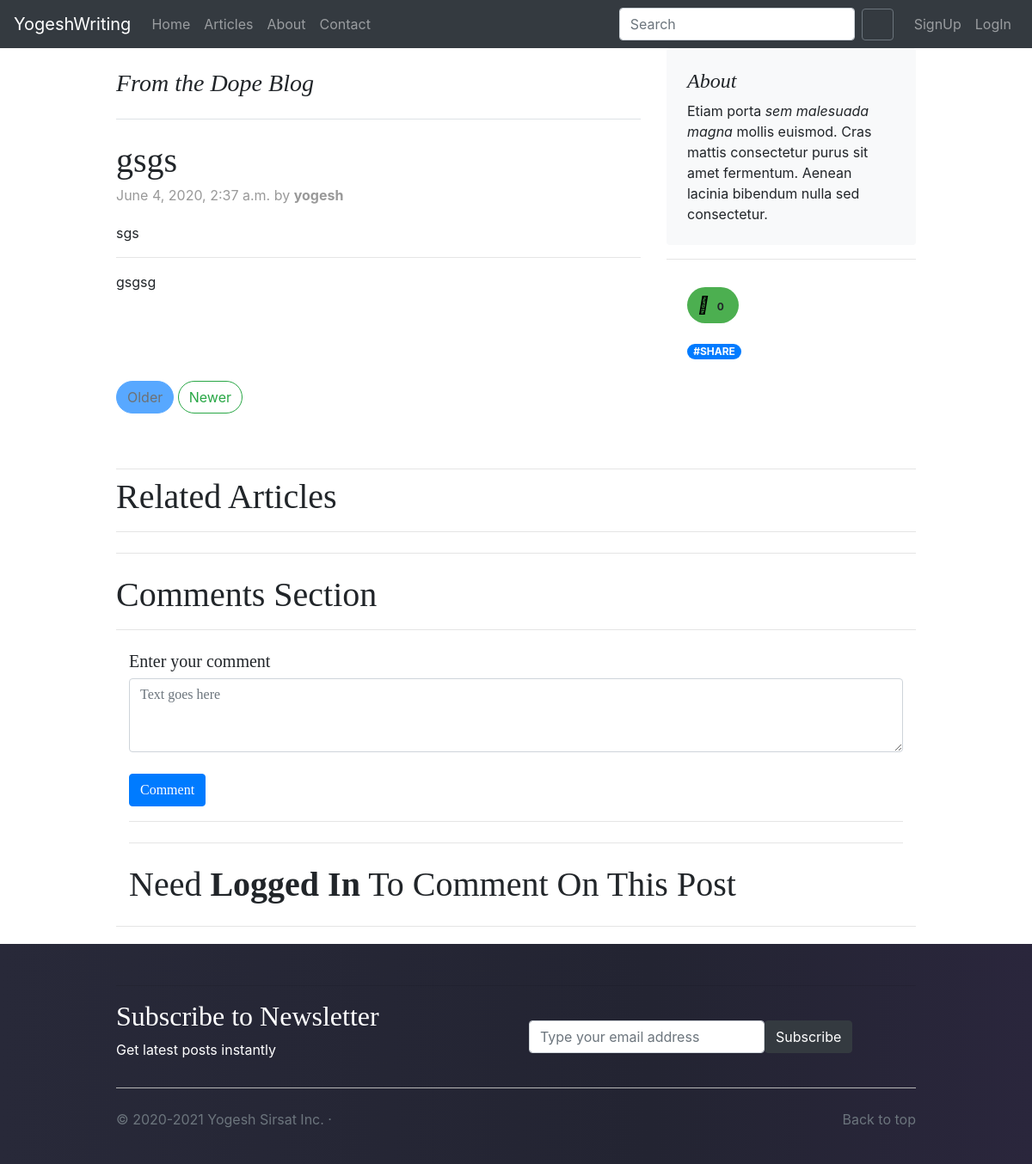
The page /post/35-gsgs on the database its author committed.
### Dope_blog/models.py (models this page shows, shortened)
class Post(models.Model):
    topic = models.CharField(max_length=25, null=True)
    description = RichTextField(max_length=1000, blank=True, null=True)
    title = models.TextField(max_length=500)
    slug = models.SlugField(default='',editable=False,max_length=100,)
    created_by = models.ForeignKey(
        User, on_delete=models.CASCADE, related_name='posts', null=True)
    heading = models.ManyToManyField(
        Heading, related_name='posts', blank=True)
    subheading = models.ManyToManyField(
        Subheading, related_name='posts', blank=True)
    text = RichTextUploadingField(max_length=5000, null=True)
    thumbnail = models.ImageField('blog/images', null=True, blank=True)
    cover = models.ImageField('blog/images', null=True, blank=True)
    views = models.PositiveIntegerField(default=0)
    likes = models.ManyToManyField(User, blank=True)
    is_active = models.IntegerField(default=1,
                                    blank=True,
                                    null=True,
                                    help_text='1->Active, 0->Inactive',
                                    choices=(
                                        (1, 'Active'), (0, 'Inactive')
                                    ))
    timestamp = models.DateTimeField(auto_now_add=True)
    updated_on = models.DateTimeField(default=timezone.now,
                                      null=True,
                                      blank=True
                                      )
    def totalLikes(self):
        return self.likes.count()

### Dope_blog/views.py (the view)
# urls.py: path('post/<int:id>-<str:slug>', views.post, name='post'),
def post(request, id, slug):
    article = get_object_or_404(Post, pk=id)
    headings = article.heading.all()
    subheadings = article.subheading.all()
    relatedposts = Post.objects.filter(
        topic__icontains=article.topic).exclude(pk=id)
    comments = Comment.objects.filter(
        post=article, reply__isnull=True).order_by('-id')
    allposts = Post.objects.all()
    page = request.GET.get('page', 1)
    paginator = Paginator(allposts, 1)
    try:
        post = paginator.page(page)
    except PageNotAnInteger:
        post = paginator.page(1)
    except EmptyPage:
        post = paginator.page(paginator.num_pages)
    prev_slug = ''
    next_slug = ''
    if Post.objects.filter(id=id-1):
        if id-1 > 0:
            prev_slug = Post.objects.get(id=id-1).slug
    if Post.objects.filter(id=id-1):
        if id+1 <= allposts.count() :
            next_slug = Post.objects.get(id=id+1).slug
    form = EmailSignupForm()
    if request.method == 'POST':
        cform = CommentForm(request.POST or None)
        if cform.is_valid():
            comment = request.POST.get('comment')
            reply_id = request.POST.get('reply_id')
            reply_obj = None
            if reply_id:
                reply_obj = Comment.objects.get(id=reply_id)
            new_comment = cform.save(commit=False)
            new_comment.comment = comment
            new_comment.reply = reply_obj
            new_comment.post = article
            new_comment.commenter = request.user
            new_comment.save()
    else:
        cform = CommentForm()
    context = {
        'article': article,
        'headings': headings,
        'subheadings': subheadings,
        'relatedposts': relatedposts,
        'post': post,
        'comments': comments,
        'cform': cform,
        'totallikes' : article.totalLikes(),
        'form':form,
        'next_slug': next_slug,
        'prev_slug':prev_slug,
        }
    if request.is_ajax():
        html = render_to_string('Dope_blog/includes/comments.html', context, request=request)
        return JsonResponse({'form':html})
    return render(request, 'Dope_blog/post.html', context)

### Dope_blog/forms.py
class CommentForm(forms.ModelForm):
    comment = forms.CharField(label='',widget=forms.Textarea(attrs={'class':'form-control','placeholder':'Text goes here','rows':3,'cols':50}))
    class Meta:
        model = Comment
        fields = ('comment',)

### newsletter/forms.py
class EmailSignupForm(forms.ModelForm):
    email = forms.EmailField(widget=forms.TextInput(attrs={
        "type": "email",
        "name": "email",
        "id": "email",
        "class":"form-control",
        "placeholder": "Type your email address",
    }), label="")
    class Meta:
        model = Signup
        fields = ('email', )

### templates/Dope_blog/post.html (shortened to what this page needs)
{% extends 'Dope_blog/base.html' %}
{% load social_share %}
{% load form_tags widget_tweaks %}
{% load widget_tweaks %}
{% load crispy_forms_tags %}
{% load static %}
{% block stylesheet %}
<link href="{% static 'Dope_blog/css/post.css' %}" rel="stylesheet">
<link href="{% static 'Dope_blog/css/home.css' %}" rel="stylesheet">
{% endblock %}
{% block body %}
<body>
    <main role="main" class="container">
        <div class="row">
            <div class="col-md-8 blog-main">
                <h3 class="pb-4 mb-4 mt-4 font-italic border-bottom">
                    From the Dope Blog
                </h3>
                <div class="blog-post" style="word-wrap: break-word;">
                    <h2 class="blog-post-title">{{article.title}}</h2>
                    <p class="blog-post-meta">{{article.timestamp}} by <strong>{{article.created_by}}</strong></p>
                    {% if article.description %}
                    <p>{{article.description|safe}}</p>
                    {% endif %}
                    <hr>
                    <p>{{article.text|safe}}</p>
                </div>
            </div>
            <aside class="col-md-4 blog-sidebar">
                <div class="p-4 mb-3 bg-light rounded">
                    <h4 class="font-italic">About</h4>
                    <p class="mb-0">Etiam porta <em>sem malesuada magna</em> mollis euismod. Cras mattis consectetur purus sit amet fermentum. Aenean lacinia bibendum nulla sed consectetur.</p>
                </div>
                <hr class="mb-2">
                <div class="p-4">
                    <div id="post-likes-content">
                        {% include 'Dope_blog/articlelikes.html' %}
                    </div>
                    <span class="badge badge-pill badge-primary mt-4">#SHARE</span>
                </div>
            </aside>
        </div>
        <div>
            {% if post.has_other_pages %}
            <nav class="blog-pagination">
                {% if post.has_previous %}
                <a class="btn btn-outline-primary" href="{{post.previous_page_number }}-{{prev_slug}}">Older</a>
                {% else %}
                <a class="btn btn-primary disabled">Older</a>
                {% endif %}
                {% if post.has_next %}
                <a class="btn btn-outline-success" href="{{post.next_page_number }}-{{next_slug}}" aria-disabled="true">Newer</a>
                {% else %}
                <a class="btn btn-success disabled">Newer</a>
                {% endif %}
            </nav>
            {% endif %}
        </div>
        <hr class="mb-2">
        <h1>Related Articles</h1>
        <hr class="mb-4">
        <hr class="mb-4">
        <h1 class="display 4">Comments Section<h1>
                <hr class="mb-4">
                <div class="main-comment-section">
                    {% include 'Dope_blog/includes/comments.html' %}
                </div>
                  <hr class="mt-4">
    </main>
</body>
{% endblock body %}
{% block footer %}
    <footer class="footer ">
        <div class="wrapper">
        <div class="container">
        <hr class="mt-4">
        <div class="row">
            <div class="col-md-6">
                <h2 style="color: #ffffff">Subscribe to Newsletter</h2>
                <p class="text-big" style="color: #ffffff">Get latest posts instantly</p>
            </div>
                <form action="{% url 'email-list-signup' %}" class="form-inline col-md-6 " method="POST">
                    <div class="form-group ">
                        {{form.as_table}}
                     <button type="submit" class="btn btn-dark">Subscribe</button>
                    </div>
                </form>
        </div>
     <hr class="mb-4" style="background-color: #ccc;" >
        <p class="float-right"><a class="text-secondary" href="#">Back to top</a></p>
        <p class="text-secondary">&copy; 2020-2021 Yogesh Sirsat Inc. &middot;</p>
      </div>
       </div>
    </footer>
{% endblock %}

### static/Dope_blog/css/formvalidation.css (style rules this page uses)
.container { max-width: 960px; }

### static/Dope_blog/css/post.css (style rules this page uses)
h1, h2, h3, h4, h5, h6 { font-family: "Playfair Display", Georgia, "Times New Roman", serif; }
.blog-pagination { margin-bottom: 4rem; }
.blog-pagination>.btn { border-radius: 2rem; }
.blog-post { margin-bottom: 4rem; }
.blog-post-title { margin-bottom: .25rem; font-size: 2.5rem; }
.blog-post-meta { margin-bottom: 1.25rem; color: #999; }

### static/Dope_blog/css/home.css (style rules this page uses)
.wrapper { min-height:100%; padding:2%; display:flex; flex-direction:column; }
footer { margin-top:20px; position:relative; flex-grow:2; background: rgb(40,41,57); background: linear-gradient(90deg, rgba(40,41,57,1) 0%, rgba(35,36,50,1) 63%, rgba(42,38,60,1) 100%); }

### rows shown on the page
Post: title "gsgs", timestamp "June 4, 2020, 2:37 a.m.", created_by "yogesh", description "sgs", text "gsgsg"

### other values the page prints
{{ totallikes }} "0"
